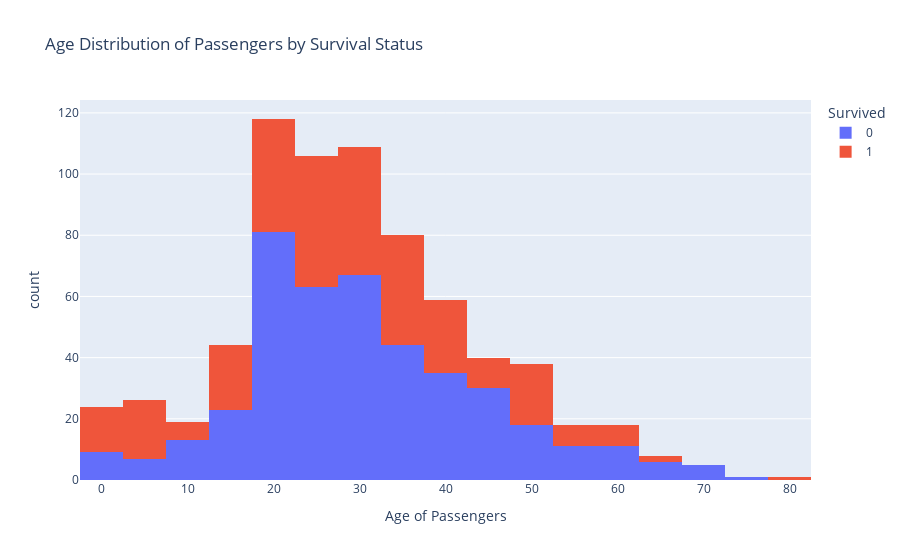

Notebook code cell kept with this figure:
### Code cell
fig = px.histogram(data, x='Age', color='Survived', nbins=20, 
                   labels={'Age': 'Age of Passengers', 'count': 'Number of Passengers'},
                   title='Age Distribution of Passengers by Survival Status')
fig.show()

### Figure 1 — Plotly figure (JSON) as saved in the notebook; plotly's stock layout.template omitted (floating-point values rounded to 4 significant figures; data arrays with more than 128 entries replaced by an {"elided": "..."} marker saying what was removed)
{"data": [{"alignmentgroup": "True", "bingroup": "x", "hovertemplate": "Survived=0<br>Age of Passengers=%{x}<br>count=%{y}<extra></extra>", "legendgroup": "0", "marker": {"color": "#636efa", "pattern": {"shape": ""}}, "name": "0", "nbinsx": 20, "offsetgroup": "0", "orientation": "v", "showlegend": true, "type": "histogram", "x": {"elided": "549 float values"}, "xaxis": "x", "yaxis": "y"}, {"alignmentgroup": "True", "bingroup": "x", "hovertemplate": "Survived=1<br>Age of Passengers=%{x}<br>count=%{y}<extra></extra>", "legendgroup": "1", "marker": {"color": "#EF553B", "pattern": {"shape": ""}}, "name": "1", "nbinsx": 20, "offsetgroup": "1", "orientation": "v", "showlegend": true, "type": "histogram", "x": {"elided": "342 float values"}, "xaxis": "x", "yaxis": "y"}], "layout": {"autosize": true, "barmode": "relative", "legend": {"title": {"text": "Survived"}, "tracegroupgap": 0}, "title": {"text": "Age Distribution of Passengers by Survival Status"}, "xaxis": {"anchor": "y", "autorange": true, "domain": [0, 1], "range": [-2.5, 82.5], "title": {"text": "Age of Passengers"}, "type": "linear"}, "yaxis": {"anchor": "x", "autorange": true, "domain": [0, 1], "range": [0, 124.2], "title": {"text": "count"}}}}
